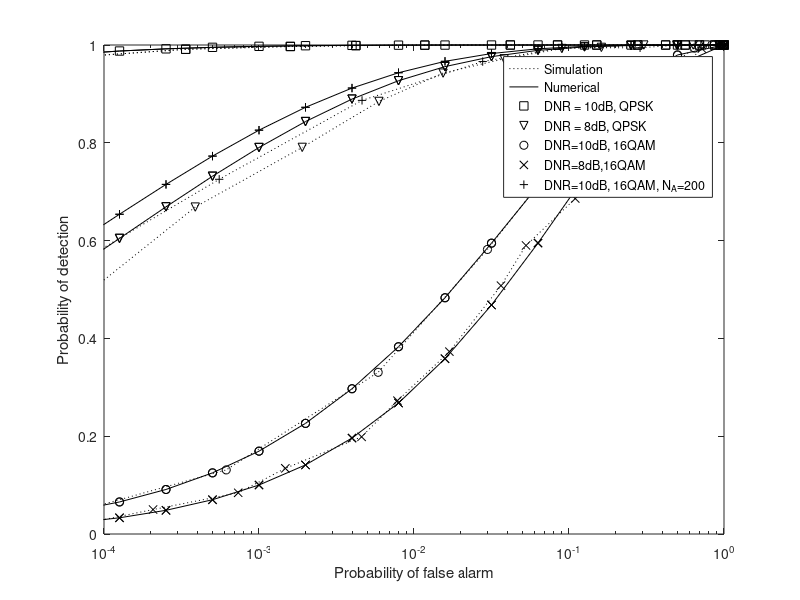

This chart was generated by the following MATLAB code:

%load('MPSKChirpRoCtest1.mat'); %,'Num_N0','Num_N1','Total_trials','Vec_T');
load('MPSKChirpRoCtest1update.mat');
PFA10dBsim = Num_N0./Total_trials;
PD10dBsim = Num_N1./Total_trials;

load('Theoretical10.8dB.mat');
PFA10dB = PFA;
PD_all10dB = PD_all;

load('Theoretical8dB.mat'); %,'PFA','PD_all')
PFA8dB = PFA;
PD_all8dB = PD_all;


load('MPSKChirpRoCtest1update8dB.mat');
PFA8dBsim = Num_N0./Total_trials; %PFA;
PD8dBsim = Num_N1./Total_trials;
%PD_all;

load('Theoretical8dB16QAM.mat'); %,'PFA','PD_all')
PFA8dBQAM = PFA;
PD_all8dBQAM = PD_all;

load('MPSKChirpRoCtest1update8dB16QAM.mat');
%MPSKChirpRoCtest1update8dB16QAM
PFA8dBsimQAM = Num_N0./Total_trials; %PFA;
PD8dBsimQAM = Num_N1./Total_trials;

load('Theoretical10dB16QAM.mat'); %,'PFA','PD_all')
PFA10dBQAM = PFA;
PD_all10dBQAM = PD_all;

load('MPSKChirpRoCtest1update10dB16QAM.mat');
PFA16dBsimQAM = Num_N0./Total_trials; %PFA;
PD16dBsimQAM = Num_N1./Total_trials;

load('Theoretical10dB16QAMNA1000.mat');
PFA10dBQAMNA200 = PFA;
PD_all10dBQAMNA200 = PD_all;

load('MPSKChirpRoCtest1update10dB16QAMNA200.mat');
PFA110dBsimQAMNA200 = Num_N0./Total_trials; %PFA;
PD110dBsimQAMNA200 = Num_N1./Total_trials;

semilogx(PFA10dBsim, PD10dBsim, 'k:', PFA10dB, PD_all10dB, 'k-', ...
    PFA10dBsim, PD10dBsim, 'ks', ...
    PFA8dB, PD_all8dB, 'kv', ...
    PFA10dBQAM, PD_all10dBQAM, 'ko', ...
    PFA8dBQAM, PD_all8dBQAM, 'kx', ...
    PFA10dBQAMNA200, PD_all10dBQAMNA200, 'k+', ...
     PFA10dBsim, PD10dBsim, 'ks:', PFA10dB, PD_all10dB, 'ks-',...
     PFA8dB, PD_all8dB, 'kv-', PFA8dBsim, PD8dBsim, 'kv:',...
      PFA10dBQAM, PD_all10dBQAM, 'ko-', PFA16dBsimQAM, PD16dBsimQAM, 'ko:',...
       PFA8dBQAM, PD_all8dBQAM, 'kx-',  PFA8dBsimQAM, PD8dBsimQAM, 'kx:',...
        PFA10dBQAMNA200, PD_all10dBQAMNA200, 'k+-', PFA110dBsimQAMNA200, PD110dBsimQAMNA200, 'k+:');

xlabel('Probability of false alarm');
ylabel('Probability of detection');
legend('Simulation','Numerical','DNR = 10dB, QPSK','DNR = 8dB, QPSK','DNR=10dB, 16QAM','DNR=8dB,16QAM', 'DNR=10dB, 16QAM, N_A=200');  %'theoretical, 10.5dB',
axis([1e-4, 1, 0, 1])